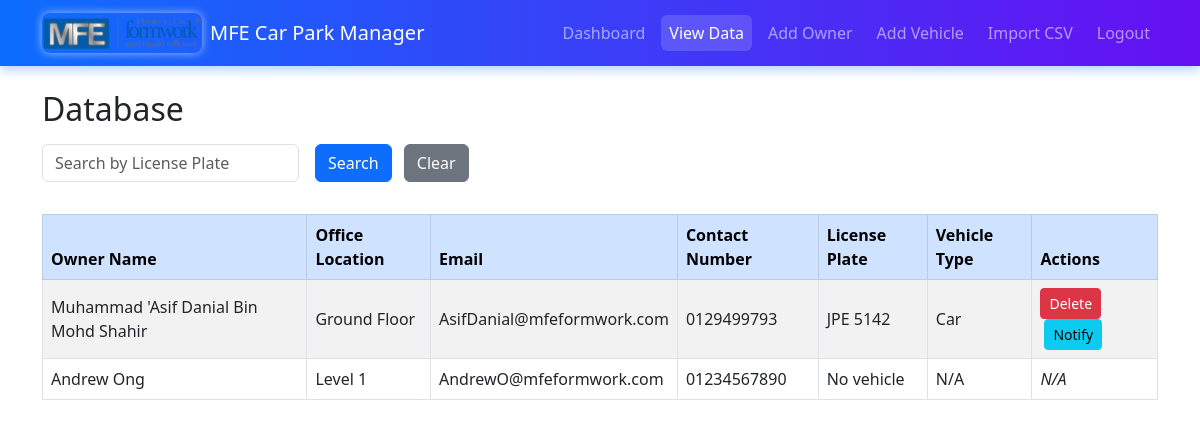
The app's page /view (signed in), older data.
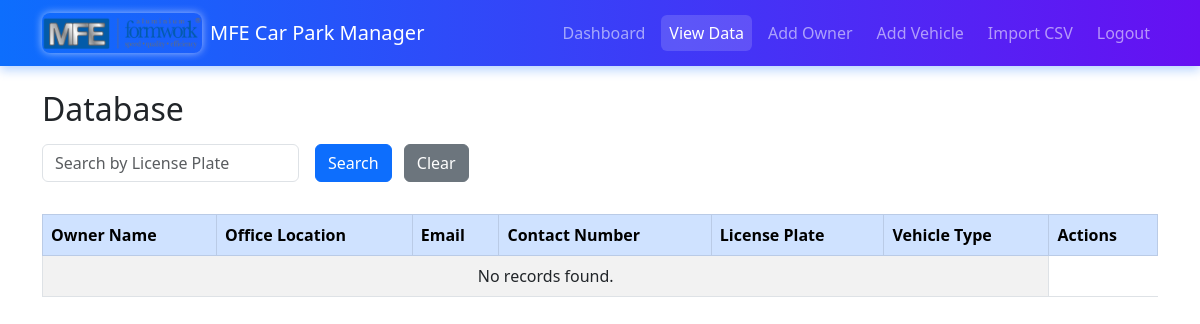
The same page, newer data.
### tables this page shows
CREATE TABLE vehicles (
    id INTEGER PRIMARY KEY AUTOINCREMENT,
    license_plate TEXT NOT NULL,
    vehicle_type TEXT CHECK(vehicle_type IN ('Car', 'Motorcycle')),
    owner_id INTEGER,
    FOREIGN KEY(owner_id) REFERENCES owners(id)
);

CREATE TABLE owners (
    id INTEGER PRIMARY KEY AUTOINCREMENT,
    name TEXT NOT NULL,
    office_location TEXT,
    email TEXT,
    contact_number TEXT
);

### app.py (the view)
@app.route('/view', methods=['GET'])
@login_required
def view_data():
    search_plate = request.args.get('search_plate', '').strip().upper()
    conn = get_db_connection()
    query = '''
        SELECT o.id as owner_id, o.name, o.office_location, o.email, o.contact_number,
               v.license_plate, v.vehicle_type
        FROM owners o
        LEFT JOIN vehicles v ON o.id = v.owner_id
    '''
    params = ()
    if search_plate:
        query += " WHERE UPPER(v.license_plate) LIKE ?"
        params = (f"%{search_plate}%",)
    data = conn.execute(query, params).fetchall()
    conn.close()
    return render_template('view_data.html', data=data, user_role=session['user_role'], search_plate=search_plate)

### app.py (called while the page is built)
def get_db_connection():
    conn = sqlite3.connect(DATABASE)
    conn.row_factory = sqlite3.Row
    return conn

def login_required(f):
    from functools import wraps
    @wraps(f)
    def decorated_function(*args, **kwargs):
        if 'user_role' not in session:
            flash("Please log in first.", "warning")
            return redirect(url_for('login'))
        return f(*args, **kwargs)
    return decorated_function

### templates/view_data.html (shortened to what this page needs)
<!DOCTYPE html>
<html lang="en">
<head>
  <link
    href="https://cdn.jsdelivr.net/npm/bootstrap@5.3.0/dist/css/bootstrap.min.css"
    rel="stylesheet"
  />
</head>
<body>
  <nav class="navbar navbar-expand-lg navbar-dark navbar-custom sticky-top">
    <div class="container">
      <a class="navbar-brand d-flex align-items-center" href="{{ url_for('dashboard') }}">
        <img src="{{ url_for('static', filename='images/mfe-logo.png') }}" alt="MFE Logo" height="40" class="me-2" />
        MFE Car Park Manager
      </a>
      <div class="collapse navbar-collapse" id="navbarSupportedContent">
        <ul class="navbar-nav ms-auto align-items-lg-center gap-2">
          <li class="nav-item"><a class="nav-link {% if request.endpoint == 'dashboard' %}active{% endif %}" href="{{ url_for('dashboard') }}">Dashboard</a></li>
          <li class="nav-item"><a class="nav-link {% if request.endpoint == 'view_data' %}active{% endif %}" href="{{ url_for('view_data') }}">View Data</a></li>
          {% if user_role == 'Admin' %}
          <li class="nav-item"><a class="nav-link" href="{{ url_for('add_owner') }}">Add Owner</a></li>
          <li class="nav-item"><a class="nav-link" href="{{ url_for('add_vehicle') }}">Add Vehicle</a></li>
          <li class="nav-item"><a class="nav-link" href="{{ url_for('import_csv') }}">Import CSV</a></li>
          {% endif %}
          <li class="nav-item"><a class="nav-link" href="{{ url_for('logout') }}">Logout</a></li>
        </ul>
      </div>
    </div>
  </nav>
  <div class="container mt-4">
    <h2 class="mb-3">Database</h2>
    <form method="get" class="row g-3 mb-3">
      <div class="col-auto">
        <input
          type="text"
          name="search_plate"
          value="{{ search_plate }}"
          class="form-control"
          placeholder="Search by License Plate"
        />
      </div>
      <div class="col-auto">
        <button type="submit" class="btn btn-primary mb-3">Search</button>
        <a href="{{ url_for('view_data') }}" class="btn btn-secondary mb-3 ms-2">Clear</a>
      </div>
    </form>
    <table class="table table-bordered table-striped align-middle">
      <thead class="table-primary">
        <tr>
          <th>Owner Name</th>
          <th>Office Location</th>
          <th>Email</th>
          <th>Contact Number</th>
          <th>License Plate</th>
          <th>Vehicle Type</th>
          <th>Actions</th>
        </tr>
      </thead>
      <tbody>
        {% if data %}
          {% for row in data %}
            <tr>
              <td>{{ row.name or '-' }}</td>
              <td>{{ row.office_location or '-' }}</td>
              <td>{{ row.email or 'N/A' }}</td>
              <td>{{ row.contact_number or 'N/A' }}</td>
              <td>{{ row.license_plate or 'No vehicle' }}</td>
              <td>{{ row.vehicle_type or 'N/A' }}</td>
              <td>
                {% if row.license_plate %}
                  {% if user_role == 'Admin' %}
                    <form method="post" action="{{ url_for('delete_vehicle', license_plate=row.license_plate) }}" style="display:inline;" onsubmit="return confirm('Delete vehicle {{ row.license_plate }}?');">
                      <button type="submit" class="btn btn-sm btn-danger">Delete</button>
                    </form>
                    <form method="post" action="{{ url_for('notify_owner', license_plate=row.license_plate) }}" style="display:inline;" onsubmit="return confirm('Send notification to owner?');">
                      <button type="submit" class="btn btn-sm btn-info ms-1">Notify</button>
                    </form>
                  {% elif user_role == 'Viewer' %}
                    <form method="post" action="{{ url_for('notify_owner', license_plate=row.license_plate) }}" style="display:inline;" onsubmit="return confirm('Send notification to owner?');">
                      <button type="submit" class="btn btn-sm btn-info">Notify</button>
                    </form>
                  {% else %}
                    <span class="text-muted">N/A</span>
                  {% endif %}
                {% else %}
                  <em>N/A</em>
                {% endif %}
              </td>
            </tr>
          {% endfor %}
        {% else %}
          <tr><td colspan="6" class="text-center">No records found.</td></tr>
        {% endif %}
      </tbody>
    </table>
  </div>
</body>
</html>

### templates/view_data.html (style rules this page uses)
.navbar-custom { background: linear-gradient(90deg, #0d6efd, #6610f2); box-shadow: 0 4px 10px rgba(13, 110, 253, 0.3); }
.navbar-brand img { border-radius: 0.5rem; box-shadow: 0 0 8px rgba(255, 255, 255, 0.6); transition: transform 0.3s ease; }
.nav-link { transition: color 0.3s ease, background-color 0.3s ease; border-radius: 0.375rem; padding: 0.375rem 0.75rem; }
.nav-link:hover, .nav-link.active { background-color: rgba(255, 255, 255, 0.15); color: #fff !important; }

Row changes from the older to the newer data that the page shows:
removed vehicles: name "Muhammad 'Asif Danial Bin Mohd Shahir", office_location "Ground Floor", email "AsifDanial@mfeformwork.com", contact_number "0129499793", license_plate "JPE 5142", vehicle_type "Car"
removed owners: name "Andrew Ong", office_location "Level 1", email "AndrewO@mfeformwork.com", contact_number "01234567890", license_plate "No vehicle", vehicle_type "N/A"
Text that changed along with them:
text now shown: "No records found."
